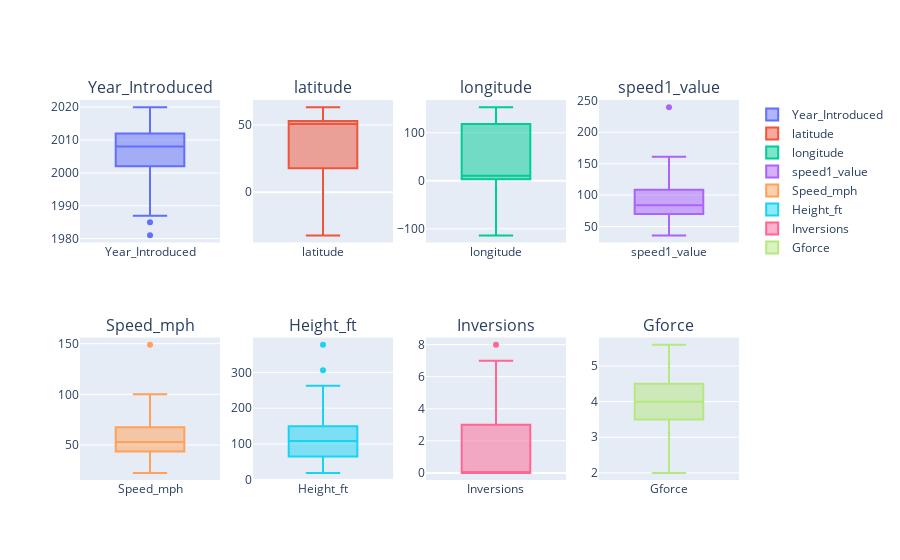

Source (notebook cell):
### Code cell
# Crea una lista vacía para almacenar los gráficos de caja
box_plots = []

# Crea un gráfico de caja para cada columna numérica
for col in num_var:
    box_plots.append(go.Box(y=df_clean[col], name=col))

# Muestra los gráficos de caja en una cuadrícula
fig = plotly.subplots.make_subplots(rows=2, cols=4, subplot_titles=num_var)
for i, plot in enumerate(box_plots):
    row = i // 4 + 1
    col = i % 4 + 1
    fig.add_trace(plot, row=row, col=col)

fig.show()

### Figure 1 — Plotly figure (JSON) as saved in the notebook; plotly's stock layout.template omitted (floating-point values rounded to 4 significant figures)
{"data": [{"name": "Year_Introduced", "type": "box", "xaxis": "x", "y": [1981, 1985, 1987, 1989, 1994, 1994, 1994, 1995, 1995, 1997, 1998, 1998, 2000, 2001, 2002, 2002, 2002, 2002, 2002, 2003, 2003, 2004, 2004, 2004, 2005, 2005, 2007, 2007, 2007, 2008, 2008, 2008, 2008, 2009, 2009, 2009, 2009, 2010, 2010, 2011, 2011, 2011, 2011, 2012, 2012, 2012, 2012, 2013, 2013, 2013, 2014, 2014, 2014, 2014, 2015, 2016, 2016, 2017, 2019, 2020], "yaxis": "y"}, {"name": "latitude", "type": "box", "xaxis": "x2", "y": [51.65, 53.52, 57.7, 49.13, 52.44, 35.03, 52.99, -27.91, 41.09, -27.86, 52.99, 10.76, 10.86, 53.02, -27.86, 52.99, -27.86, -27.91, 48.27, 51.4, 35.71, 51.4, 55.67, 51.2, 52.98, -27.91, 51.65, 53.52, 59.32, 43.84, -27.96, 11.04, 35.58, 31.1, 54.07, 52.15, 59.32, 24.48, 51.25, 52.61, -27.86, -27.91, 51.62, 52.15, 43.84, 41.08, 51.41, -32.1, 50.34, -27.96, 48.26, 53.03, 57.7, 35.63, 54.08, 52.44, 58.67, -27.91, 50.0, 63.23], "yaxis": "y2"}, {"name": "longitude", "type": "box", "xaxis": "x3", "y": [5.054, -113.6, 11.99, 2.571, 5.761, 136.7, -1.883, 153.3, 1.161, 153.3, -1.897, 106.6, 106.8, 9.883, 153.3, -1.882, 153.3, 153.3, 7.72, -0.5164, 139.8, 5.984, 12.57, 4.905, -1.891, 153.3, 5.047, -113.6, 18.1, -79.54, 153.4, 106.6, -97.44, 121.2, 10.78, 4.379, 18.1, 54.61, 12.31, -1.713, 153.3, 153.3, 6.975, 4.378, -79.54, 1.156, -0.5154, 115.8, 6.949, 153.4, 4.615, 9.88, 11.99, 139.5, 10.78, 5.766, 16.47, 153.3, 19.4, 22.85], "yaxis": "y3"}, {"name": "speed1_value", "type": "box", "xaxis": "x4", "y": [75, 96.5, 80, 90, 80, 107, 81, 88, 104.6, 160.9, 110, 70, 70, 110, 41.8, 75, 41.8, 44.6, 127, 80, 130, 75, 77, 80, 98.3, 100, 69, 40, 55, 124, 70, 75, 48.3, 110, 100, 70, 60, 240, 85, 60, 105, 66, 36, 50, 148, 134, 59, 85, 160, 70, 83, 100, 100, 62, 127, 87, 115, 115.1, 121, 100], "yaxis": "y4"}, {"name": "Speed_mph", "type": "box", "xaxis": "x5", "y": [46.6, 60, 49.7, 55.9, 49.7, 66.5, 50.3, 54.7, 65, 100, 68.4, 43.5, 43.5, 68.4, 26, 46.6, 26, 27.7, 78.9, 49.7, 80.8, 46.6, 47.8, 49.7, 61.1, 62.1, 42.9, 24.9, 34.2, 77.1, 43.5, 46.6, 30, 68.4, 62.1, 43.5, 37.3, 149.1, 52.8, 37.3, 65.2, 41, 22.4, 31.1, 92, 83.3, 59, 52.8, 99.4, 43.5, 51.6, 62.1, 62.1, 38.5, 78.9, 54.1, 71.5, 71.5, 75.2, 62.1], "yaxis": "y5"}, {"name": "Height_ft", "type": "box", "xaxis": "x6", "y": [95.1, 145, 147.6, 118.1, 101.7, 180.4, 42.7, 109.3, 148, 377.3, 65, 78.7, 98.4, 164, 48.9, 65.6, 48.9, 55.8, 239.5, 95.1, 262.5, 49.2, 91.9, 84.3, 60.4, 131.2, 59.1, 147.6, 64.3, 229.7, 19.7, 110.2, 48.9, 213.3, 131.2, 72.2, 116.5, 170.6, 105, 65.6, 151.6, 108.3, 26.2, 49.2, 306.1, 249.3, 126.6, 98.4, 123, 91.9, 108.3, 131.2, 134.5, 62.3, 239.5, 105, 183.7, 202.1, 206, 142.7], "yaxis": "y6"}, {"name": "Inversions", "type": "box", "xaxis": "x7", "y": [4, 3, 0, 7, 5, 3, 4, 5, 8, 0, 0, 3, 0, 0, 0, 2, 0, 0, 0, 4, 0, 0, 3, 4, 0, 0, 0, 0, 0, 0, 0, 4, 0, 1, 1, 3, 0, 0, 5, 0, 2, 2, 0, 0, 0, 0, 5, 3, 0, 0, 0, 5, 7, 2, 1, 2, 3, 0, 3, 0], "yaxis": "y7"}, {"name": "Gforce", "type": "box", "xaxis": "x8", "y": [3.5, 5.2, 3, 3.9, 4.5, 4, 3.5, 4, 4, 4.5, 4.5, 3.8, 2, 4.5, 2.2, 3.5, 2.2, 2.4, 4, 5, 4.4, 2.5, 4, 5, 4.7, 4.2, 2, 3.26, 2.5, 4.5, 2.5, 4, 2.2, 4, 4.3, 4.5, 3.5, 4.8, 4.3, 3, 5, 3.5, 4, 2.9, 4.5, 3.8, 4.5, 4.5, 5.6, 3, 4.3, 4, 4.3, 3.9, 5, 4.3, 4, 4.3, 4, 4.5], "yaxis": "y8"}], "layout": {"annotations": [{"font": {"size": 16}, "showarrow": false, "text": "Year_Introduced", "x": 0.1062, "xanchor": "center", "xref": "paper", "y": 1, "yanchor": "bottom", "yref": "paper"}, {"font": {"size": 16}, "showarrow": false, "text": "latitude", "x": 0.3688, "xanchor": "center", "xref": "paper", "y": 1, "yanchor": "bottom", "yref": "paper"}, {"font": {"size": 16}, "showarrow": false, "text": "longitude", "x": 0.6313, "xanchor": "center", "xref": "paper", "y": 1, "yanchor": "bottom", "yref": "paper"}, {"font": {"size": 16}, "showarrow": false, "text": "speed1_value", "x": 0.8938, "xanchor": "center", "xref": "paper", "y": 1, "yanchor": "bottom", "yref": "paper"}, {"font": {"size": 16}, "showarrow": false, "text": "Speed_mph", "x": 0.1062, "xanchor": "center", "xref": "paper", "y": 0.375, "yanchor": "bottom", "yref": "paper"}, {"font": {"size": 16}, "showarrow": false, "text": "Height_ft", "x": 0.3688, "xanchor": "center", "xref": "paper", "y": 0.375, "yanchor": "bottom", "yref": "paper"}, {"font": {"size": 16}, "showarrow": false, "text": "Inversions", "x": 0.6313, "xanchor": "center", "xref": "paper", "y": 0.375, "yanchor": "bottom", "yref": "paper"}, {"font": {"size": 16}, "showarrow": false, "text": "Gforce", "x": 0.8938, "xanchor": "center", "xref": "paper", "y": 0.375, "yanchor": "bottom", "yref": "paper"}], "xaxis": {"anchor": "y", "domain": [0, 0.2125]}, "xaxis2": {"anchor": "y2", "domain": [0.2625, 0.475]}, "xaxis3": {"anchor": "y3", "domain": [0.525, 0.7375]}, "xaxis4": {"anchor": "y4", "domain": [0.7875, 1]}, "xaxis5": {"anchor": "y5", "domain": [0, 0.2125]}, "xaxis6": {"anchor": "y6", "domain": [0.2625, 0.475]}, "xaxis7": {"anchor": "y7", "domain": [0.525, 0.7375]}, "xaxis8": {"anchor": "y8", "domain": [0.7875, 1]}, "yaxis": {"anchor": "x", "domain": [0.625, 1]}, "yaxis2": {"anchor": "x2", "domain": [0.625, 1]}, "yaxis3": {"anchor": "x3", "domain": [0.625, 1]}, "yaxis4": {"anchor": "x4", "domain": [0.625, 1]}, "yaxis5": {"anchor": "x5", "domain": [0, 0.375]}, "yaxis6": {"anchor": "x6", "domain": [0, 0.375]}, "yaxis7": {"anchor": "x7", "domain": [0, 0.375]}, "yaxis8": {"anchor": "x8", "domain": [0, 0.375]}}}
